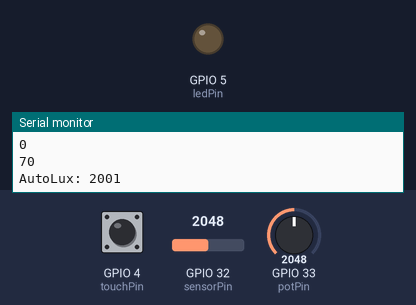
Recording of a sketch running on a simulated ESP32. Parts: output pins drawn as LEDs (lit = HIGH), the last lines printed to the serial monitor. Dashed ring = blinking. The inputs (shaded band) are chosen by the test bench; at power-on: GPIO 4 (touchPin) HIGH, GPIO 32 (sensorPin) = 2048, GPIO 33 (potPin) = 2048.

Above: at 1.2 s.
1.3 s: GPIO 4 (touchPin) pulled LOW for 3.2 s
At 2.1 s:
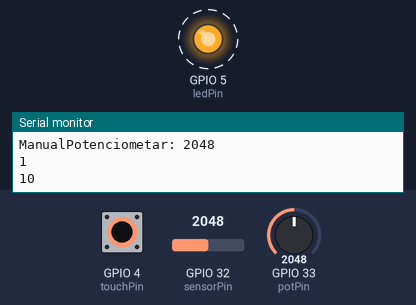
6.0 s: GPIO 32 (sensorPin) set to 491
At 6.7 s:
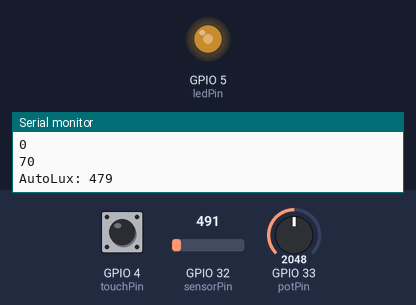
7.5 s: GPIO 4 (touchPin) pulled LOW for 0.15 s
At 8.4 s:
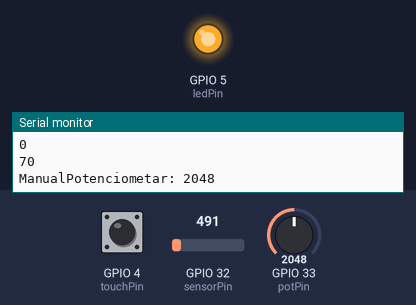
9.5 s: GPIO 33 (potPin) set to 491
At 10.7 s:
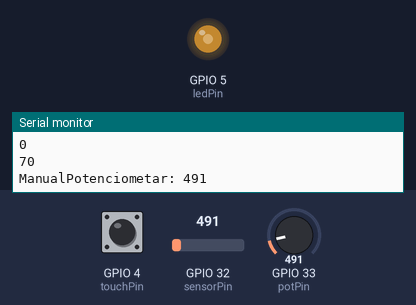
11.0 s: GPIO 33 (potPin) set to 1228
At 12.3 s:
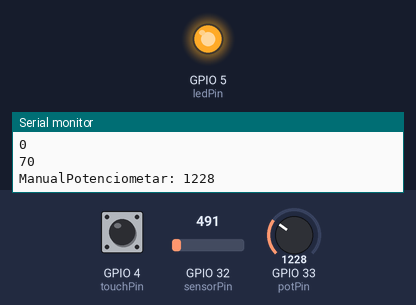
Timing chart, 0 to 13.5 s (numbered marks = the images above; inputs shaded):
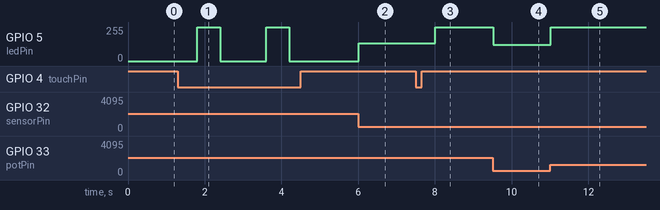

Measured:
- after the input at 1.3 s, GPIO 5 (ledPin): alternates 255/255 for 0.60 s and 0/255 for 1.2 s, starting after 0.50 s
- after the input at 6.0 s, GPIO 5 (ledPin): 0/255 → 133/255 at once
- after the input at 7.5 s, GPIO 5 (ledPin): 133/255 → 255/255 after 0.51 s
- after the input at 9.5 s, GPIO 5 (ledPin): 255/255 → 122/255 at once
- after the input at 11.0 s, GPIO 5 (ledPin): 122/255 → 255/255 at once

The sketch:

esp_zad2.ino
```cpp
const int sensorPin = 32;       // Pin za fotootpornik (LDR)
const int ledPin = 5;
const int potPin = 33;

const int touchPin = T0; //GPIO4      touch sensor spojiti na gpio4
bool dodir = false;
int vrDodira=0;
const int pragDodira=30;


int sensorValue = 0;
int luxValue = 0;
int ledBrightness = 0;
int potValue = 0;

enum Mode {AUTO, MANUAL, OFF};
Mode currentMode = AUTO;

void setup() {
  pinMode(ledPin, OUTPUT);
  pinMode(touchPin, INPUT);
  pinMode(potPin, INPUT);
  Serial.begin(9600);
}

void loop() {
  vrDodira=touchRead(touchPin);
  dodir=vrDodira<pragDodira;
  Serial.println(dodir);
  Serial.println(vrDodira);

  if (dodir) {
    currentMode = static_cast<Mode>((currentMode + 1) % 3);
    delay(500);
  }

  switch (currentMode) {
    case AUTO:
      autoMode();
      break;

    case MANUAL:
      manualMode();
      break;

    case OFF:
      offMode();
      break;
  }

  delay(100);
}


void autoMode() {
  sensorValue = analogRead(sensorPin);

  luxValue = map(sensorValue, 0, 1023, 0, 1000);

  ledBrightness = map(luxValue, 0, 1000, 255, 0);
  analogWrite(ledPin, ledBrightness);
  Serial.print("Auto");
  Serial.print("Lux: ");
  Serial.println(luxValue);
}

void manualMode() {
  potValue = analogRead(potPin);

  ledBrightness = map(potValue, 0, 1023, 0, 255);
  analogWrite(ledPin, ledBrightness);
  Serial.print("Manual");
  Serial.print("Potenciometar: ");
  Serial.println(potValue);
}

void offMode() {
  analogWrite(ledPin, 0);
  Serial.print("Off");
  Serial.println("LED je ugašen.");
}
```
